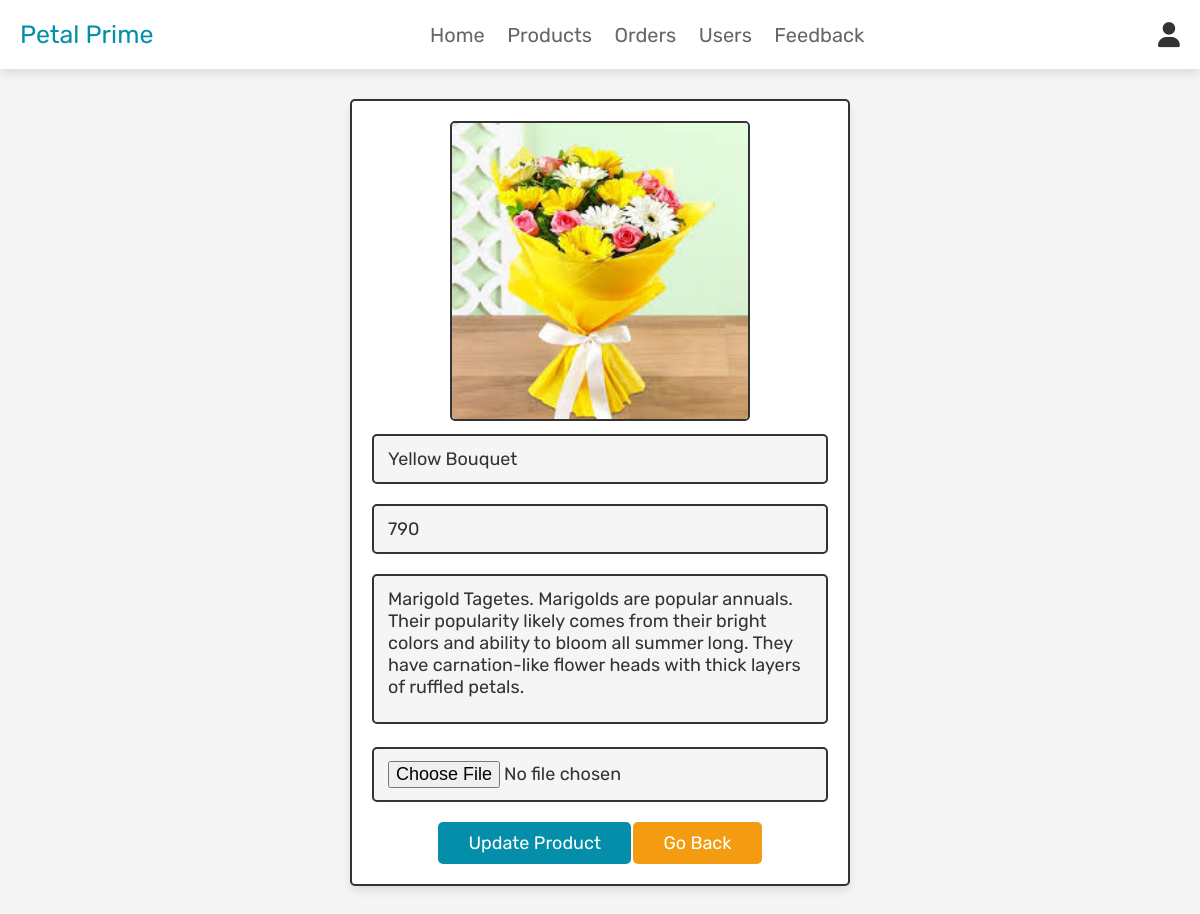
Screenshot of /admin_update_product.php?update=23 (signed in) with the database file from the repository.
### tables this page shows
CREATE TABLE `products` (
  `id` int(100) NOT NULL,
  `name` varchar(100) NOT NULL,
  `details` varchar(500) NOT NULL,
  `price` int(100) NOT NULL,
  `image` varchar(100) NOT NULL,
  `type` varchar(40) DEFAULT NULL
);

### admin_update_product.php (the view, shortened to what this page needs)
<?php
@include 'config.php';
?>
<!DOCTYPE html>
<html lang="en">
<head>
   <link rel="stylesheet" href="https://cdnjs.cloudflare.com/ajax/libs/font-awesome/6.0.0/css/all.min.css">
   <link rel="stylesheet" href="css/admin_style.css">
</head>
<body>
<?php @include 'admin_header.php'; ?>
<section class="update-product">
<?php
   $update_id = $_GET['update'];
   $select_products = mysqli_query($conn, "SELECT * FROM `products` WHERE id = '$update_id'") or die('query failed');
   if(mysqli_num_rows($select_products) > 0){
      while($fetch_products = mysqli_fetch_assoc($select_products)){
?>
<form action="" method="post" enctype="multipart/form-data">
   <img src="uploaded_img/<?php echo $fetch_products['image']; ?>" class="image"  alt="">
   <input type="text" class="box" value="<?php echo $fetch_products['name']; ?>" required placeholder="update product name" name="name">
   <input type="number" min="0" class="box" value="<?php echo $fetch_products['price']; ?>" required placeholder="update product price" name="price">
   <textarea name="details" class="box" required placeholder="update product details" cols="30" rows="10"><?php echo $fetch_products['details']; ?></textarea>
   <input type="file" accept="image/jpg, image/jpeg, image/png" class="box" name="image">
   <input type="submit" value="update product" name="update_product" class="btn">
   <a href="admin_products.php" class="option-btn">go back</a>
</form>
<?php
      }
   }else{
      echo '<p class="empty">no update product select</p>';
   }
?>
</section>
</body>
</html>

### admin_style.css (style rules this page uses)
:root { --pink:#048eaa; --red:#c0392b; --orange:#f39c12; --black:#333; --white:#fff; --light-color:#666; --light-white:#ccc; --light-bg:#f5f5f5; --border:.2rem solid var(--black); --box-shadow:0 .5rem 1rem rgba(0,0,0,.1); }
* { font-family: 'Rubik', sans-serif; margin:0; padding:0; box-sizing: border-box; outline: none; border:none; text-decoration: none; transition:all .2s linear; }
html { font-size: 62.5%; overflow-x: hidden; scroll-behavior: smooth; scroll-padding-top: 6.5rem; }
body { background: var(--light-bg); }
section { padding:3rem 2rem; }
.btn, .delete-btn, .option-btn { display: inline-block; border-radius: .5rem; margin-top: 1rem; font-size: 1.8rem; color:var(--white); cursor: pointer; padding:1rem 3rem; text-transform: capitalize; }
.btn { background-color: var(--pink); }
.option-btn { background-color: var(--orange); }
.update-product form { max-width: 50rem; border-radius: .5rem; background-color: var(--white); border:var(--border); padding:2rem; text-align: center; margin:0 auto; box-shadow: var(--box-shadow); }
.update-product form .box { width: 100%; margin:1rem 0; font-size: 1.8rem; color:var(--black); border-radius: .5rem; background-color: var(--light-bg); padding:1.2rem 1.4rem; border:var(--border); }
.update-product form textarea { height: 15rem; resize: none; }
.update-product .image { height: 30rem; border:var(--border); border-radius: .5rem; }

### rows the page displays
products: image (picture), name "Yellow Bouquet", price "790", details "Marigold Tagetes. Marigolds are popular annuals. Their popularity likely comes from their bright colors and ability to bloom all summer long. They have carnation-like flower heads with thick layers of ruffled petals."
